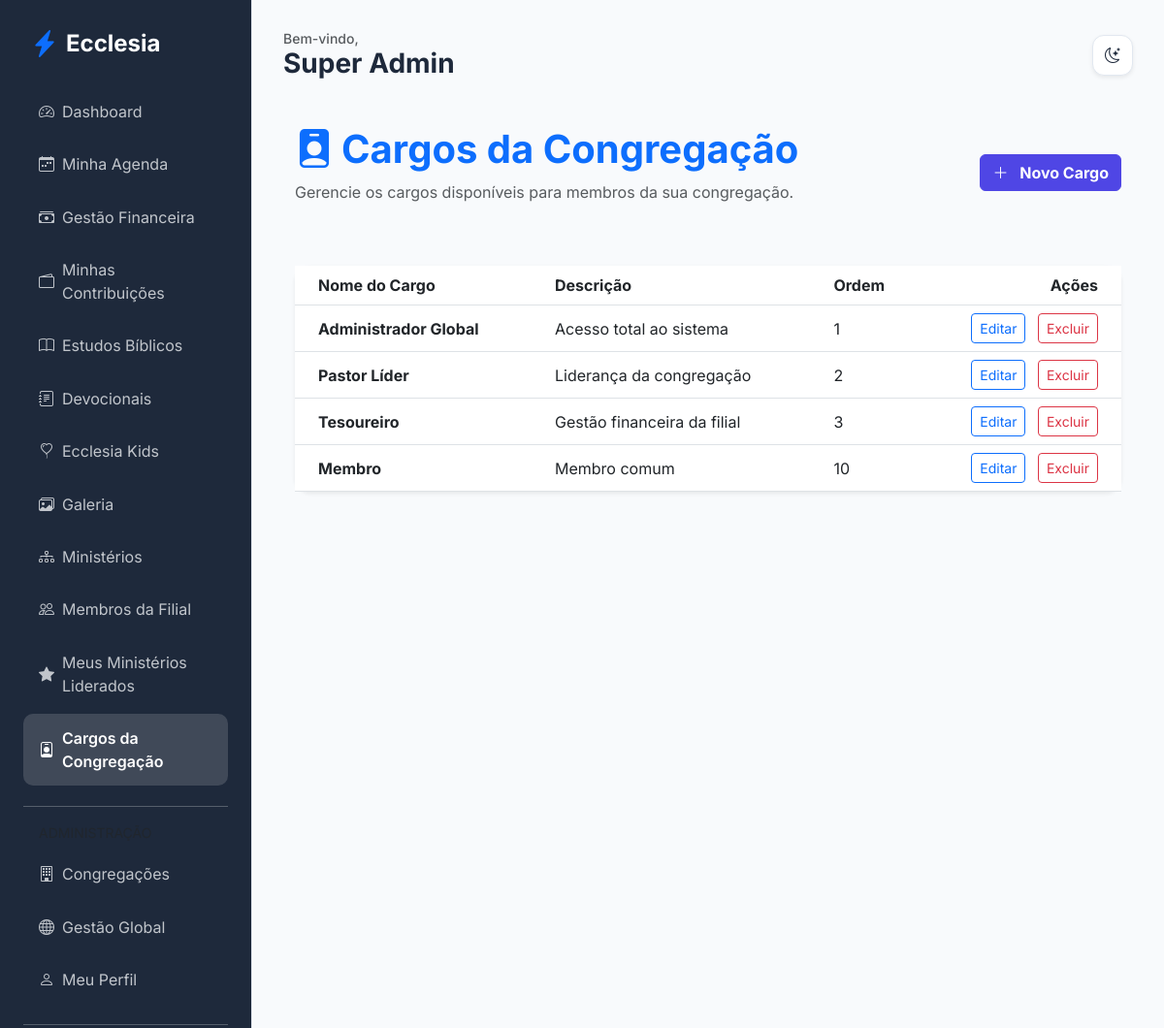
/admin/roles (signed in), run on the app's committed database.
### app/core/models.py (models this page shows, shortened)
class User(db.Model, UserMixin):
    id = db.Column(db.Integer, primary_key=True)
    name = db.Column(db.String(100), nullable=False)
    email = db.Column(db.String(120), unique=True, nullable=False)
    password_hash = db.Column(db.String(128))
    birth_date = db.Column(db.Date)
    gender = db.Column(db.String(20))
    documents = db.Column(db.String(200)) # Flexível para diferentes países
    tax_id = db.Column(db.String(20), nullable=True)  # NIF (PT), CPF/CNPJ (BR), etc.
    address = db.Column(db.Text)
    phone = db.Column(db.String(50))
    profile_photo = db.Column(db.String(255), nullable=True)
    status = db.Column(db.String(20), default='pending') # pending, active, rejected
    is_email_verified = db.Column(db.Boolean, default=False)
    email_verification_token = db.Column(db.String(100), unique=True, nullable=True)
    data_consent = db.Column(db.Boolean, default=False)
    data_consent_date = db.Column(db.DateTime)
    marketing_consent = db.Column(db.Boolean, default=False)
    is_ministry_leader = db.Column(db.Boolean, default=False)
    church_id = db.Column(db.Integer, db.ForeignKey('church.id'))
    family_id = db.Column(db.Integer, db.ForeignKey('family.id'), nullable=True)
    church_role_id = db.Column(db.Integer, db.ForeignKey('church_role.id'), nullable=True)
    ministries = db.relationship('Ministry', secondary=member_ministries, backref=db.backref('members', lazy='dynamic'))
    can_manage_ministries = db.Column(db.Boolean, default=False)
    can_manage_media = db.Column(db.Boolean, default=False)
    can_publish_devotionals = db.Column(db.Boolean, default=False)
    can_approve_members = db.Column(db.Boolean, default=False)
    can_manage_finance = db.Column(db.Boolean, default=False)
    can_manage_kids = db.Column(db.Boolean, default=False)
    can_manage_events = db.Column(db.Boolean, default=False)

class ChurchRole(db.Model):
    id = db.Column(db.Integer, primary_key=True)
    name = db.Column(db.String(80), nullable=False)
    description = db.Column(db.Text, nullable=True)
    church_id = db.Column(db.Integer, db.ForeignKey('church.id'), nullable=False)
    is_active = db.Column(db.Boolean, default=True)
    order = db.Column(db.Integer, default=0)  # para ordenar na exibição
    users = db.relationship('User', backref='church_role', lazy=True)

### app/modules/admin/routes.py (the view)
@admin_bp.route('/roles')
@login_required
def list_roles():
    if not current_user.church_role or current_user.church_role.name not in ['Administrador Global', 'Pastor Líder']:
        flash('Acesso negado.', 'danger')
        return redirect(url_for('members.dashboard'))
    roles = ChurchRole.query.filter_by(church_id=current_user.church_id).order_by(ChurchRole.order, ChurchRole.name).all()
    return render_template('admin/list_roles.html', roles=roles)

### app/templates/admin/list_roles.html (shortened to what this page needs)
{% extends "base.html" %}
{% block content %}
<div class="container py-4">
    <div class="d-flex justify-content-between align-items-center mb-5">
        <div>
            <h1 class="fw-bold text-primary"><i class="bi bi-person-badge-fill me-2"></i>Cargos da Congregação</h1>
            <p class="text-muted">Gerencie os cargos disponíveis para membros da sua congregação.</p>
        </div>
        <a href="{{ url_for('admin.add_role') }}" class="btn btn-primary fw-bold">
            <i class="bi bi-plus-lg me-2"></i> Novo Cargo
        </a>
    </div>
    <div class="card border-0 shadow-sm">
        <div class="table-responsive">
            <table class="table table-hover align-middle mb-0">
                <thead class="bg-light">
                    <tr>
                        <th class="ps-4">Nome do Cargo</th>
                        <th>Descrição</th>
                        <th>Ordem</th>
                        <th class="text-end pe-4">Ações</th>
                    </tr>
                </thead>
                <tbody>
                    {% for role in roles %}
                    <tr>
                        <td class="ps-4 fw-bold">{{ role.name }}</td>
                        <td>{{ role.description or 'Sem descrição' }}</td>
                        <td>{{ role.order }}</td>
                        <td class="text-end pe-4">
                            <a href="{{ url_for('admin.edit_role', id=role.id) }}" class="btn btn-sm btn-outline-primary me-2">Editar</a>
                            <a href="{{ url_for('admin.delete_role', id=role.id) }}" class="btn btn-sm btn-outline-danger" onclick="return confirm('Tem certeza que deseja excluir este cargo?');">Excluir</a>
                        </td>
                    </tr>
                    {% endfor %}
                </tbody>
            </table>
        </div>
    </div>
</div>
{% endblock %}

### app/templates/base.html (shortened to what this page needs)
<!DOCTYPE html>
<html lang="pt-BR">
<head>
    <link href="https://cdn.jsdelivr.net/npm/bootstrap@5.3.0/dist/css/bootstrap.min.css" rel="stylesheet">
    <link href="https://cdn.jsdelivr.net/npm/bootstrap-icons@1.10.0/font/bootstrap-icons.css" rel="stylesheet">
    <link rel="stylesheet" href="{{ url_for('static', filename='css/premium.css') }}">
</head>
<body>
    {% if current_user.is_authenticated %}
    <div class="sidebar d-none d-lg-block">
        <div class="d-flex align-items-center mb-4 px-2">
            <i class="bi bi-lightning-charge-fill text-primary fs-3 me-2"></i>
            <h4 class="mb-0 fw-bold text-white">Ecclesia</h4>
        </div>
        {% include 'includes/_nav_links.html' %}
    </div>
    {% endif %}
    <div class="main-content {{ 'mx-auto' if not current_user.is_authenticated }}">
        {% if current_user.is_authenticated %}
        <header class="d-flex justify-content-between align-items-center mb-4 d-none d-lg-flex">
            <div>
                <h5 class="text-muted mb-0 small">Bem-vindo,</h5>
                <h3 class="fw-bold mb-0">{{ current_user.name }}</h3>
            </div>
            <div class="theme-toggle shadow-sm" onclick="toggleTheme()">
                <i class="bi bi-moon-stars" id="theme-icon"></i>
            </div>
        </header>
        {% endif %}
        {% block content %}{% endblock %}
    </div>
</body>
</html>

### app/static/css/premium.css (style rules this page uses)
:root { --primary: #4f46e5; --primary-hover: #4338ca; --secondary: #64748b; --success: #10b981; --danger: #ef4444; --warning: #f59e0b; --info: #06b6d4; --bg-main: #f8fafc; --bg-card: #ffffff; --text-main: #1e293b; --text-muted: #64748b; --border: #e2e8f0; --sidebar-bg: #1e293b; --sidebar-text: #f8fafc; --input-bg: #ffffff; }
body { font-family: 'Inter', sans-serif; background-color: var(--bg-main); color: var(--text-main); transition: background-color 0.3s ease, color 0.3s ease; }
.sidebar { background-color: var(--sidebar-bg); color: var(--sidebar-text); min-height: 100vh; padding: 2rem 1rem; }
.main-content { padding: 2rem; }
.card { background-color: var(--bg-card); border: 1px solid var(--border); border-radius: 1rem; box-shadow: 0 4px 6px -1px rgb(0 0 0 / 0.1); transition: transform 0.2s, background-color 0.3s; }
.btn-primary { background-color: var(--primary); border-color: var(--primary); }
.theme-toggle { cursor: pointer; padding: 0.5rem; border-radius: 50%; background: var(--bg-card); border: 1px solid var(--border); display: flex; align-items: center; justify-content: center; width: 40px; height: 40px; transition: all 0.3s ease; }

### app/templates/base.html (style rules this page uses)
:root { --sidebar-width: 260px; }
body { font-family: 'Inter', sans-serif; background-color: var(--bg-main); color: var(--text-main); transition: background-color 0.3s, color 0.3s; }
.sidebar { width: var(--sidebar-width); height: 100vh; position: fixed; left: 0; top: 0; z-index: 1000; background-color: var(--sidebar-bg); color: var(--sidebar-text); border-right: 1px solid var(--border); padding: 1.5rem; overflow-y: auto; transition: background-color 0.3s; }
.main-content { margin-left: var(--sidebar-width); padding: 2rem; min-height: 100vh; background-color: var(--bg-main); }
.card { border: 1px solid var(--border); box-shadow: 0 4px 12px rgba(0,0,0,0.05); }
.theme-toggle { cursor: pointer; padding: 0.6rem; border-radius: 12px; background: var(--bg-card); border: 1px solid var(--border); color: var(--text-main); display: flex; align-items: center; justify-content: center; width: 42px; height: 42px; transition: all 0.3s; }

### data on the page
User: name "Super Admin"
ChurchRole: name "Administrador Global", description "Acesso total ao sistema", order "1"
ChurchRole: name "Pastor Líder", description "Liderança da congregação", order "2"
ChurchRole: name "Tesoureiro", description "Gestão financeira da filial", order "3"
ChurchRole: name "Membro", description "Membro comum", order "10"
